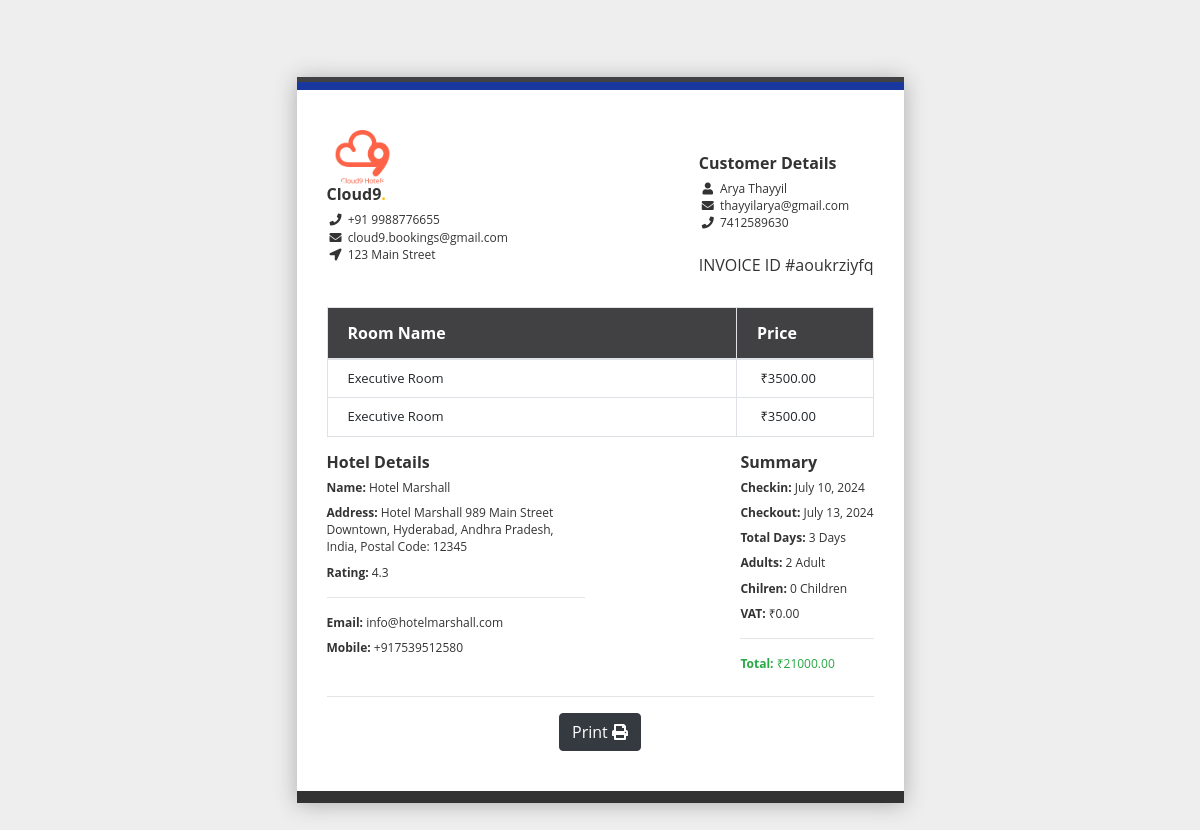
Screenshot of /invoice/aoukrziyfq with the database file from the repository.
### hotel/models.py (models this page shows, shortened)
class Booking(models.Model):
    user = models.ForeignKey(User, on_delete=models.SET_NULL, null=True, blank=True)
    payment_status = models.CharField(max_length=100, choices=PAYMENT_STATUS)
    coupons = models.ManyToManyField("hotel.Coupon", blank=True)
    full_name = models.CharField(max_length=1000)
    email = models.EmailField(max_length=1000)
    phone = models.CharField(max_length=1000)
    hotel = models.ForeignKey(Hotel, on_delete=models.SET_NULL, null=True, blank=True)
    room_type = models.ForeignKey(RoomType, on_delete=models.SET_NULL, null=True, blank=True)
    room = models.ManyToManyField(Room)
    before_discount = models.DecimalField(max_digits=12, decimal_places=2, default=0.00)
    total = models.DecimalField(max_digits=12, decimal_places=2, default=0.00)
    saved = models.DecimalField(max_digits=12, decimal_places=2, default=0.00)
    check_in_date = models.DateField()
    check_out_date = models.DateField()
    total_days = models.PositiveIntegerField(default=0)
    num_adults = models.PositiveIntegerField(default=1)
    num_children = models.PositiveIntegerField(default=0)
    checked_in = models.BooleanField(default=False)
    checked_out = models.BooleanField(default=False)
    is_active = models.BooleanField(default=False)
    checked_in_tracker = models.BooleanField(default=False)
    checked_out_tracker = models.BooleanField(default=False)
    date = models.DateTimeField(auto_now_add=True)
    stripe_payment_intent = models.CharField(max_length=1000, null=True, blank=True)
    success_id = ShortUUIDField(length=10, max_length=20, alphabet="abcdefghijklmnopqrstuvwxyz", null=True, blank=True)
    booking_id = ShortUUIDField(unique=True, length=10, max_length=20, alphabet="abcdefghijklmnopqrstuvwxyz")

class Room(models.Model):
    hotel = models.ForeignKey(Hotel, on_delete=models.CASCADE)
    room_type = models.ForeignKey(RoomType, on_delete=models.CASCADE)
    room_number = models.CharField(max_length=1000)
    is_available = models.BooleanField(default=True)
    rid = ShortUUIDField(unique=True, length=10, max_length=20, alphabet="abcdefghijklmnopqrstuvwxyz")
    date = models.DateTimeField(auto_now_add=True)
    class Meta:
        verbose_name_plural = "Rooms"

class RoomType(models.Model):
    hotel = models.ForeignKey(Hotel, on_delete=models.CASCADE)
    type = models.CharField(max_length=50)
    price = models.DecimalField(max_digits=12, decimal_places=2, default=0.00)
    number_of_beds = models.PositiveIntegerField(default=0)
    room_capacity = models.PositiveIntegerField(default=0)
    rtid = ShortUUIDField(unique=True, length=10, max_length=20, alphabet="abcdefghijklmnopqrstuvwxyz")
    slug = models.SlugField(null=True, blank=True)
    date = models.DateTimeField(auto_now_add=True)
    class Meta:
        verbose_name_plural = "Room Type"

class Hotel(models.Model):
    user = models.ForeignKey(User, on_delete=models.SET_NULL, null=True)
    name = models.CharField(max_length=100)
    description = CKEditor5Field(null=True, blank=True, config_name='extends')
    image = models.FileField(upload_to="hotel_gallery")
    address = models.CharField(max_length=200)
    mobile = models.CharField(max_length=200)
    email = models.EmailField(max_length=100)
    status = models.CharField(max_length=20, choices=HOTEL_STATUS, default="Live")
    tags = TaggableManager(blank=True)
    views = models.IntegerField(default=0)
    featured = models.BooleanField(default=False)
    hid = ShortUUIDField(unique=True, length=10, max_length=20, alphabet="abcdefghijklmnopqrstuvwxyz")
    slug = models.SlugField(unique=True)
    date = models.DateTimeField(auto_now_add=True)
    def hotel_gallery(self):
        return HotelGallery.objects.filter(hotel=self)
    def average_rating(self):
        average_rating = Review.objects.filter(hotel=self, active=True).aggregate(avg_rating=models.Avg("rating"))
        return average_rating['avg_rating']

### hotel/views.py (the view)
# urls.py: path("invoice/<booking_id>",views.invoice, name="invoice"),
def invoice(request, booking_id):
    booking = Booking.objects.get(booking_id=booking_id)
    context ={
        "booking": booking,
        "room": booking.room.all(),
    }
    return render(request, "hotel/invoice.html", context)

### templates/hotel/invoice.html (shortened to what this page needs)
{% load static %}
<!DOCTYPE html>
<html lang="en">
    <head>
        <link rel="stylesheet" href="https://cdn.jsdelivr.net/npm/bootstrap@4.6.2/dist/css/bootstrap.min.css" />
        <link href="https://cdnjs.cloudflare.com/ajax/libs/font-awesome/5.13.0/css/all.min.css" rel="stylesheet" />
    </head>
    <body>
        <div class="row d-flex justify-content-center p-2">
            <div class="receipt-main col-xs-10 col-sm-10 col-md-6 col-xs-offset-1 col-sm-offset-1 col-md-offset-3">
                <div class="d-flex justify-content-between">
                    <div class="row">
                        <div class="receipt-header">
                            <div class="col-xs-6 col-sm-6 col-md-6">
                                <div class="receipt-left">
                                    <img class="img-responsive" alt="" src="{% static 'images/logo.png' %}" style="width: 71px; border-radius: 43px;" />
                                </div>
                            </div>
                            <div class="col-xs-12 col-sm-12 col-md-12 text-left">
                                <div class="receipt-right">
                                    <h5 class="margin-top-10">Cloud9<span class="text-warning">.</span></h5>
                                    <p><i class="fa fa-phone"></i> +91 9988776655</p>
                                    <p><i class="fa fa-envelope"></i> cloud9.bookings@gmail.com</p>
                                    <p><i class="fa fa-location-arrow"></i> 123 Main Street</p>
                                </div>
                            </div>
                        </div>
                    </div>
                    <div class="row">
                        <div class="receipt-header receipt-header-mid">
                            <div class="col-xs-12 col-sm-12 col-md-12 text-left">
                                <div class="receipt-right">
                                    <h5>Customer Details</h5>
                                    <p>
                                        <b><i class="fa fa-user"></i> </b> {{booking.full_name}}
                                    </p>
                                    <p>
                                        <b><i class="fa fa-envelope"></i> </b> {{booking.email}}
                                    </p>
                                    <p>
                                        <b><i class="fa fa-phone"></i> </b> {{booking.phone}}
                                    </p>
                                </div>
                            </div>
                            <br />
                            <div class="col-xs-12 col-sm-12 col-md-12">
                                <div class="receipt-left">
                                    <h6>INVOICE ID #{{booking.booking_id}}</h6>
                                </div>
                            </div>
                        </div>
                    </div>
                </div>
                <div>
                    <table class="table table-bordered">
                        <thead>
                            <tr>
                                <th>Room Name</th>
                                <th>Price</th>
                            </tr>
                        </thead>
                        <tbody>
                            {% for r in room %}
                                <tr>
                                    <td class="col-md-">{{r.room_type.type}}</td>
                                    <td class="col-md-3"> ₹{{r.room_type.price}}</td>
                                </tr>
                            {% endfor %}
                        </tbody>
                    </table>
                    <div class="row">
                        <div class="col-xs-6 col-sm-6 col-md-6 col-lg-6 d-flex justify-content-start">
                            <div class="receipt-right">
                                <h5>Hotel Details</h5>
                                <p class="mb-2"><b>Name: </b>{{booking.hotel.name}}</p>
                                <p class="mb-2"><b>Address: </b>{{booking.hotel.address}}</p>
                                <p class="mb-2"><b>Rating: </b> {{booking.hotel.average_rating | floatformat:1}} </p>
                                <hr />
                                <p class="mb-2"><b>Email: </b> {{booking.hotel.email}}</p>
                                <p class="mb-2"><b>Mobile: </b> {{booking.hotel.mobile}}</p>
                            </div>
                        </div>
                        <div class="col-xs-6 col-sm-6 col-md-6 col-lg-6 d-flex justify-content-end">
                            <div class="receipt-right">
                                <h5>Summary</h5>
                                <p class="mb-2"><b>Checkin: </b>{{booking.check_in_date}}</p>
                                <p class="mb-2"><b>Checkout: </b>{{booking.check_out_date}}</p>
                                <p class="mb-2"><b>Total Days: </b> {{booking.total_days}} Days</p>
                                <p class="mb-2"><b>Adults: </b> {{booking.num_adults}} Adult</p>
                                <p class="mb-2"><b>Chilren: </b> {{booking.num_children}} Children</p>
                                <p class="mb-2"><b>VAT: </b> ₹0.00</p>
                                <hr />
                                <p class="mb-2 text-success"><b>Total: </b> ₹{{booking.total|floatformat:2}}</p>
                            </div>
                        </div>
                    </div>
                </div>
                <hr />
                <div class="d-flex justify-content-center align-items-center">
                    <button id="printButton" class="btn btn-dark">Print <i class="fas fa-print"></i></button>
                </div>
            </div>
        </div>
    </body>
</html>

### templates/hotel/invoice.html (style rules this page uses)
body { background: #eee; margin-top: 20px; }
.receipt-main { background: #ffffff none repeat scroll 0 0; border-bottom: 12px solid #333333; border-top: 12px solid #18389f; margin-top: 50px; margin-bottom: 50px; padding: 40px 30px !important; position: relative; box-shadow: 0 1px 21px #acacac; color: #333333; font-family: open sans; }
.receipt-main p { color: #333333; font-family: open sans; line-height: 1.42857; }
.receipt-main::after { background: #414143 none repeat scroll 0 0; content: ""; height: 5px; left: 0; position: absolute; right: 0; top: -13px; }
.receipt-main thead { background: #414143 none repeat scroll 0 0; }
.receipt-main thead th { color: #fff; }
.receipt-right h5 { font-size: 16px; font-weight: bold; margin: 0 0 7px 0; }
.receipt-right p { font-size: 12px; margin: 0px; }
.receipt-right p i { text-align: center; width: 18px; }
.receipt-main td { padding: 9px 20px !important; }
.receipt-main th { padding: 13px 20px !important; }
.receipt-main td { font-size: 13px; font-weight: initial !important; }
.receipt-header-mid { margin: 24px 0; overflow: hidden; }

### rows the page displays
Booking: full_name "Arya Thayyil", email "thayyilarya@gmail.com", phone "7412589630", booking_id "aoukrziyfq", hotel.name "Hotel Marshall", hotel.address "Hotel Marshall 989 Main Street Downtown, Hyderabad, Andhra Pradesh, India, Postal Code: 12345", hotel.average_rating "4.3", hotel.email "info@hotelmarshall.com", hotel.mobile "+917539512580", check_in_date "July 10, 2024", check_out_date "July 13, 2024", total_days "3", num_adults "2", num_children "0", total "21000.00"
Room: room_type.type "Executive Room", room_type.price "3500.00"
Room: room_type.type "Executive Room", room_type.price "3500.00"
